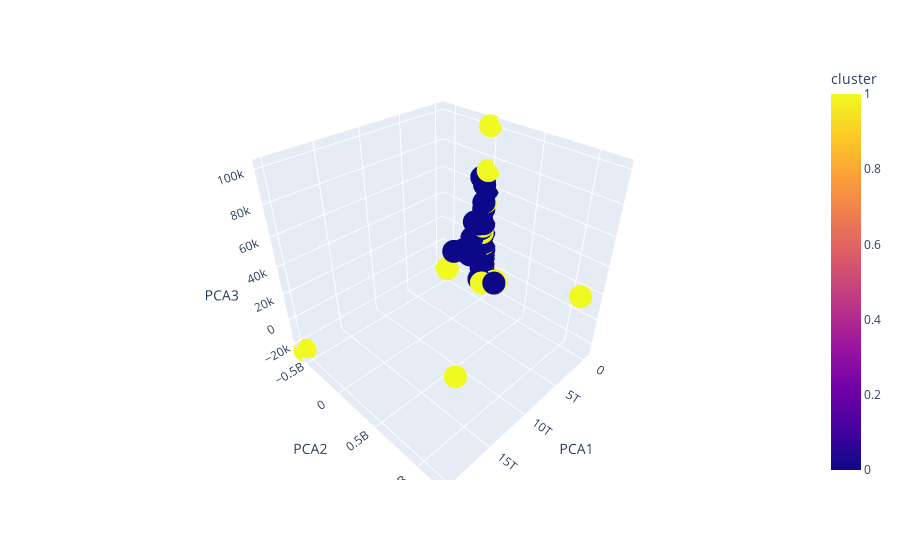

The notebook cell saved with this chart:
### Code cell
plt.figure(figsize=(8, 6))
px.scatter_3d(pca_df, x='PCA1', y='PCA2', z='PCA3', color='cluster')

### Figure 1 — Plotly figure (JSON) as saved in the notebook; plotly's stock layout.template omitted (floating-point values rounded to 4 significant figures; data arrays with more than 128 entries replaced by an {"elided": "..."} marker saying what was removed)
{"data": [{"hovertemplate": "PCA1=%{x}<br>PCA2=%{y}<br>PCA3=%{z}<br>cluster=%{marker.color}<extra></extra>", "legendgroup": "", "marker": {"color": {"elided": "173 int values"}, "coloraxis": "coloraxis", "symbol": "circle"}, "mode": "markers", "name": "", "scene": "scene", "showlegend": false, "type": "scatter3d", "x": {"elided": "173 float values"}, "y": {"elided": "173 float values"}, "z": {"elided": "173 float values"}}], "layout": {"coloraxis": {"colorbar": {"title": {"text": "cluster"}}, "colorscale": [[0, "#0d0887"], [0.1111, "#46039f"], [0.2222, "#7201a8"], [0.3333, "#9c179e"], [0.4444, "#bd3786"], [0.5556, "#d8576b"], [0.6667, "#ed7953"], [0.7778, "#fb9f3a"], [0.8889, "#fdca26"], [1, "#f0f921"]]}, "legend": {"tracegroupgap": 0}, "margin": {"t": 60}, "scene": {"domain": {"x": [0, 1], "y": [0, 1]}, "xaxis": {"title": {"text": "PCA1"}}, "yaxis": {"title": {"text": "PCA2"}}, "zaxis": {"title": {"text": "PCA3"}}}}}
